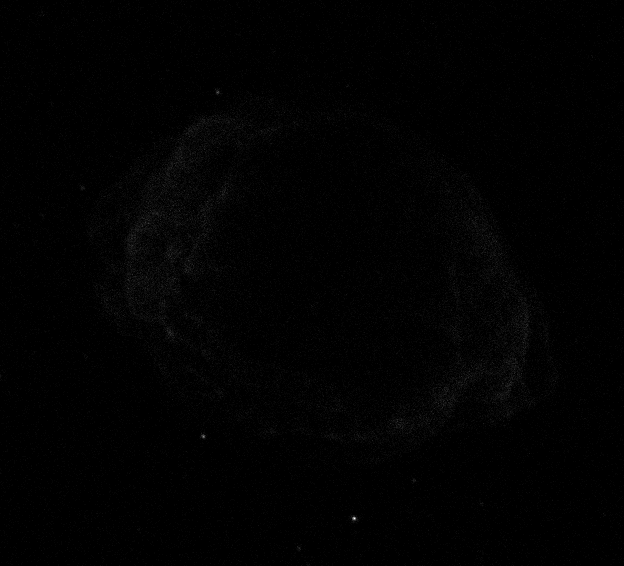
#> input picture g19_1-3keV.fits, 624 x 566 px; the run also reads 1 picture not shown here
$ python build_rgb_w_asinh_and_percentile_SciPy.py   (Python 2 division)   (older library calls are emulated)
#> lines starting #> are read from the running program, lines starting #| are printed output that depends on the picture
### img_scale.py
#
# Written by Min-Su Shin
# Astrophysics, Department of Physics, University of Oxford (2012 - )
# Department of Astronomy, University of Michigan (2009 - 2012)
# Department of Astrophysical Sciences, Princeton University (2005 - 2009)
#
# You can freely use the code.
#

import numpy
import math

# [188 lines left out: functions sky_median_sig_clip, sky_mean_sig_clip, range_from_zscale, not called in this run]


def range_from_percentile(input_arr, low_cut=0.25, high_cut=0.25):
	"""Estimating ranges with given percentiles

	@type input_arr: numpy array
	@param input_arr: image data array as sample pixels to derive ranges
	@type low_cut: float
	@param low_cut: cut of low-value pixels
	@type high_cut: float
	@param high_cut: cut of high-value pixels
	@rtype: tuple
	@return: (min. value, max. value)

	"""
	work_arr = numpy.ravel(input_arr)
	work_arr = numpy.sort(work_arr) # sorting is done.
	size_arr = len(work_arr)
	low_size = int(size_arr * low_cut)
	high_size = int(size_arr * high_cut)

	z1 = work_arr[low_size]
	z2 = work_arr[size_arr - 1 - high_size]

	return (z1, z2)


# [167 lines left out: functions histeq, linear, sqrt, log, power, not called in this run]


def asinh(inputArray, scale_min=None, scale_max=None, non_linear=2.0):
	"""Performs asinh scaling of the input numpy array.

	@type inputArray: numpy array
	@param inputArray: image data array
	@type scale_min: float
	@param scale_min: minimum data value
	@type scale_max: float
	@param scale_max: maximum data value
	@type non_linear: float
	@param non_linear: non-linearity factor
	@rtype: numpy array
	@return: image data array

	"""

	print "img_scale : asinh"
	imageData=numpy.array(inputArray, copy=True)

	if scale_min == None:
		scale_min = imageData.min()
	if scale_max == None:
		scale_max = imageData.max()
	factor = numpy.arcsinh((scale_max - scale_min)/non_linear)
	indices0 = numpy.where(imageData < scale_min)
	indices1 = numpy.where((imageData >= scale_min) & (imageData <= scale_max))
	indices2 = numpy.where(imageData > scale_max)
	imageData[indices0] = 0.0

	imageData[indices2] = 1.0
	imageData[indices1] = numpy.arcsinh((imageData[indices1] - scale_min)/non_linear)/factor

	return imageData


# [37 lines left out: function logistic, not called in this run]

### build_rgb_w_asinh_and_percentile_SciPy.py
#!/usr/bin/env python

import numpy
import pyfits
import scipy
import img_scale
from scipy import misc
# Parameters
red_fn = "g19_1-3keV.fits"
green_fn = "g19_3-4.5keV.fits"
blue_fn = "g19_5-7.5keV.fits"
sig_fract = 5.0
per_fract = 5.0-2
max_iter = 20
sub_size_fract = 0.3
min_val = 0.0
red_factor = 1.0
green_factor = 1.0
blue_factor = 1.0
red_non_linear_fact = 0.005
green_non_linear_fact = 0.005
blue_non_linear_fact = 0.005


# Read red image
hdulist = pyfits.open(red_fn)
#> hdulist = 2 items
img_header = hdulist[0].header
img_data = hdulist[0].data
hdulist.close()
width=img_data.shape[0]
#> width = 566
height=img_data.shape[1]
#> height = 624
print "Red file = ", red_fn, "(", width, ",", height, ")"
#| Red file =  g19_1-3keV.fits ( 566 , 624 )
img_data_r = numpy.array(img_data, dtype=float)
# [7 lines of commented-out code are left out]
flat_img_data_r = numpy.ravel(img_data_r)
size_r = width * height
#> size_r = 353184
sub_img_ind = numpy.random.randint(0, size_r, size=int(sub_size_fract*size_r))
sub_img_ind = numpy.unique(sub_img_ind)
sub_img_data_r = flat_img_data_r[sub_img_ind]
print "size of the sample image = ", len(sub_img_data_r)
#| size of the sample image =  91595
min_r, max_r = img_scale.range_from_percentile(sub_img_data_r, low_cut=0.5, high_cut=0.25)
#> in range_from_percentile, `size_arr = len(work_arr)`: size_arr = 91595
#> in range_from_percentile, `low_size = int(size_arr * low_cut)`: low_size = 45797
#> in range_from_percentile, `high_size = int(size_arr * high_cut)`: high_size = 22898
#> in range_from_percentile, `z1 = work_arr[low_size]`: z1 = 0
#> min_r = 0; max_r = 0
print "scale = ", min_r, max_r
#| scale =  0.0 0.0


# Read green image
hdulist = pyfits.open(green_fn)
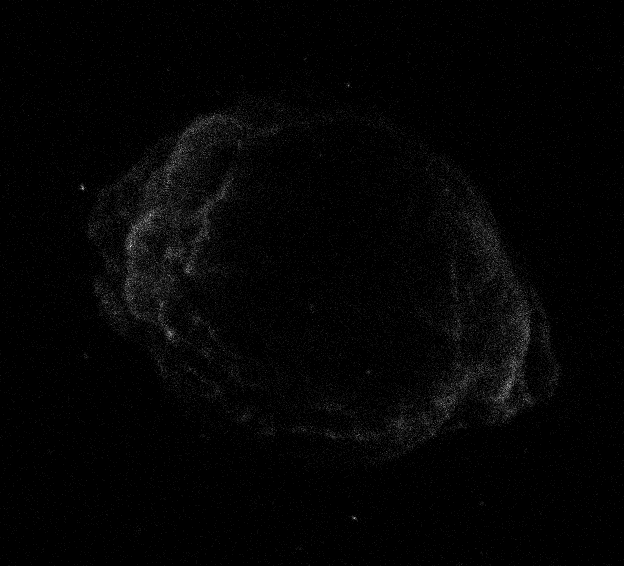
#> input picture g19_3-4.5keV.fits, 624 x 566 px
img_header = hdulist[0].header
img_data = hdulist[0].data
hdulist.close()
width=img_data.shape[0]
height=img_data.shape[1]
print "Green file = ", green_fn, "(", width, ",", height, ")"
#| Green file =  g19_3-4.5keV.fits ( 566 , 624 )
img_data_g = numpy.array(img_data, dtype=float)
# [7 lines of commented-out code are left out]
flat_img_data_g = numpy.ravel(img_data_g)
size_g = width * height
#> size_g = 353184
sub_img_ind = numpy.random.randint(0, size_g, size=int(sub_size_fract*size_g))
sub_img_ind = numpy.unique(sub_img_ind)
sub_img_data_g = flat_img_data_g[sub_img_ind]
print "size of the sample image = ", len(sub_img_data_g)
#| size of the sample image =  91486
min_g, max_g = img_scale.range_from_percentile(sub_img_data_g, low_cut=0.5, high_cut=0.25)
#> min_g = 0; max_g = 0
print "scale = ", min_g, max_g
#| scale =  0.0 0.0


# Read blue image
hdulist = pyfits.open(blue_fn)
img_header = hdulist[0].header
img_data = hdulist[0].data
hdulist.close()
width=img_data.shape[0]
height=img_data.shape[1]
print "Blue file = ", blue_fn, "(", width, ",", height, ")"
#| Blue file =  g19_5-7.5keV.fits ( 566 , 624 )
img_data_b = numpy.array(img_data, dtype=float)
# [7 lines of commented-out code are left out]
flat_img_data_b = numpy.ravel(img_data_b)
size_b = width * height
#> size_b = 353184
sub_img_ind = numpy.random.randint(0, size_b, size=int(sub_size_fract*size_b))
sub_img_ind = numpy.unique(sub_img_ind)
sub_img_data_b = flat_img_data_b[sub_img_ind]
print "size of the sample image = ", len(sub_img_data_b)
#| size of the sample image =  91645
min_b, max_b = img_scale.range_from_percentile(sub_img_data_b, low_cut=0.5, high_cut=0.25)
#> min_b = 0; max_b = 0
print "scale = ", min_b, max_b
#| scale =  0.0 0.0


# Apply scaling relations
r = red_factor * img_scale.asinh(img_data_r, scale_min = min_r, scale_max = max_r, non_linear=red_non_linear_fact)
#> in asinh, `indices0 = numpy.where(imageData < scale_min)`: indices0 = (empty array, empty array)
#> in asinh, `indices1 = numpy.where((imageData >= scale_min) & (imageData <= scale_..`: indices1 = 284612 positions, rows 0 to 565, columns 0 to 623
#> in asinh, `indices2 = numpy.where(imageData > scale_max)`: indices2 = 68572 positions, rows 0 to 565, columns 0 to 623
#> in asinh, `imageData[indices1] = numpy.arcsinh((imageData[indices1] - scale_min)/..`: imageData: shape (566, 624) float64; 80.58% of the values are NaN or infinite; the others: min 1, max 1, mean 1
g = green_factor * img_scale.asinh(img_data_g, scale_min = min_g, scale_max = max_g, non_linear=green_non_linear_fact)
b = blue_factor * img_scale.asinh(img_data_b, scale_min = min_b, scale_max = max_b, non_linear=blue_non_linear_fact)
#> call 3 of asinh, with scale_min = 0, scale_max = 0, non_linear = 0.005
#> in asinh (call 3), `indices1 = numpy.where((imageData >= scale_min) & (imageData <= scale_..`: indices1 = 310141 positions, rows 0 to 565, columns 0 to 623
#> in asinh (call 3), `indices2 = numpy.where(imageData > scale_max)`: indices2 = 43043 positions, rows 0 to 565, columns 0 to 623
#> in asinh (call 3), `imageData[indices2] = 1.0`:
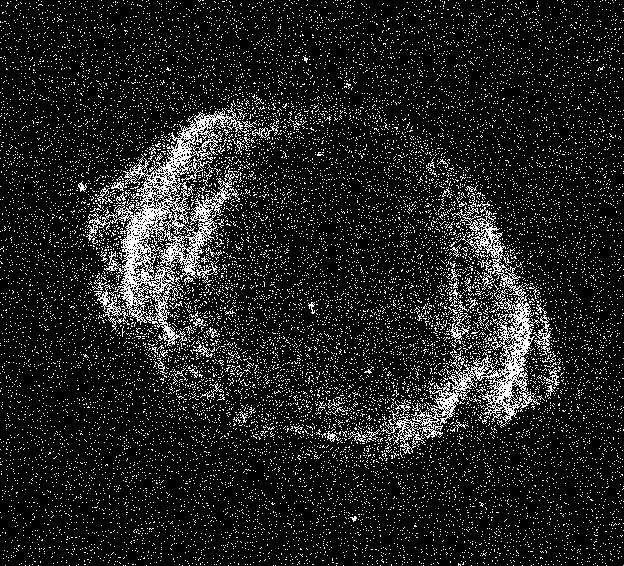
#> imageData: shape (566, 624) float64; values 0 (black) and 1 (white), 12.2% white in thin lines or dots


# RGB image with SciPy
print "image size ", width, height
#| image size  566 624
rgba_array = numpy.empty((width,height,4), numpy.uint8) # assuming 8 bits per channnel
rgba_array[:,:,0] = scipy.misc.bytescale(r) # red
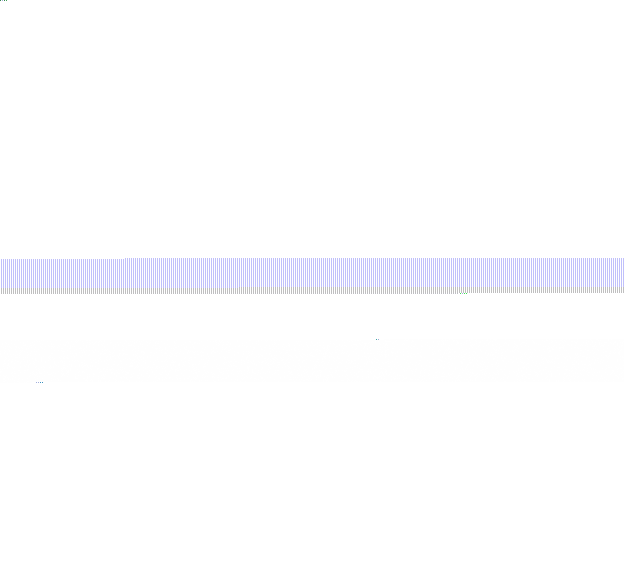
#> rgba_array: shape (566, 624, 4); mean of channels 0, 1, 2, 3 0, 5.3, 6.5, 2.1; transparent parts drawn white
rgba_array[:,:,1] = scipy.misc.bytescale(g) # green
rgba_array[:,:,2] = scipy.misc.bytescale(b) # blue
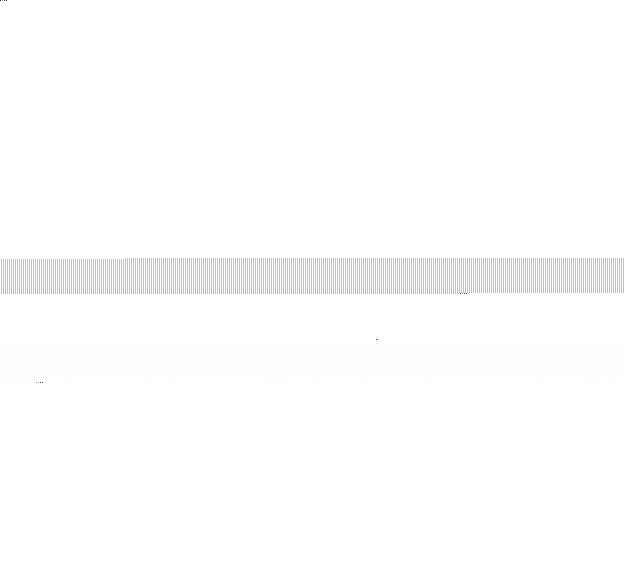
#> rgba_array: shape (566, 624, 4); mean of channels 0, 1, 2, 3 0, 0, 0, 2.1; transparent parts drawn white
rgba_array[:,:,3] = 255 # Alpha transparency
scipy.misc.imsave('image1.png', rgba_array)
